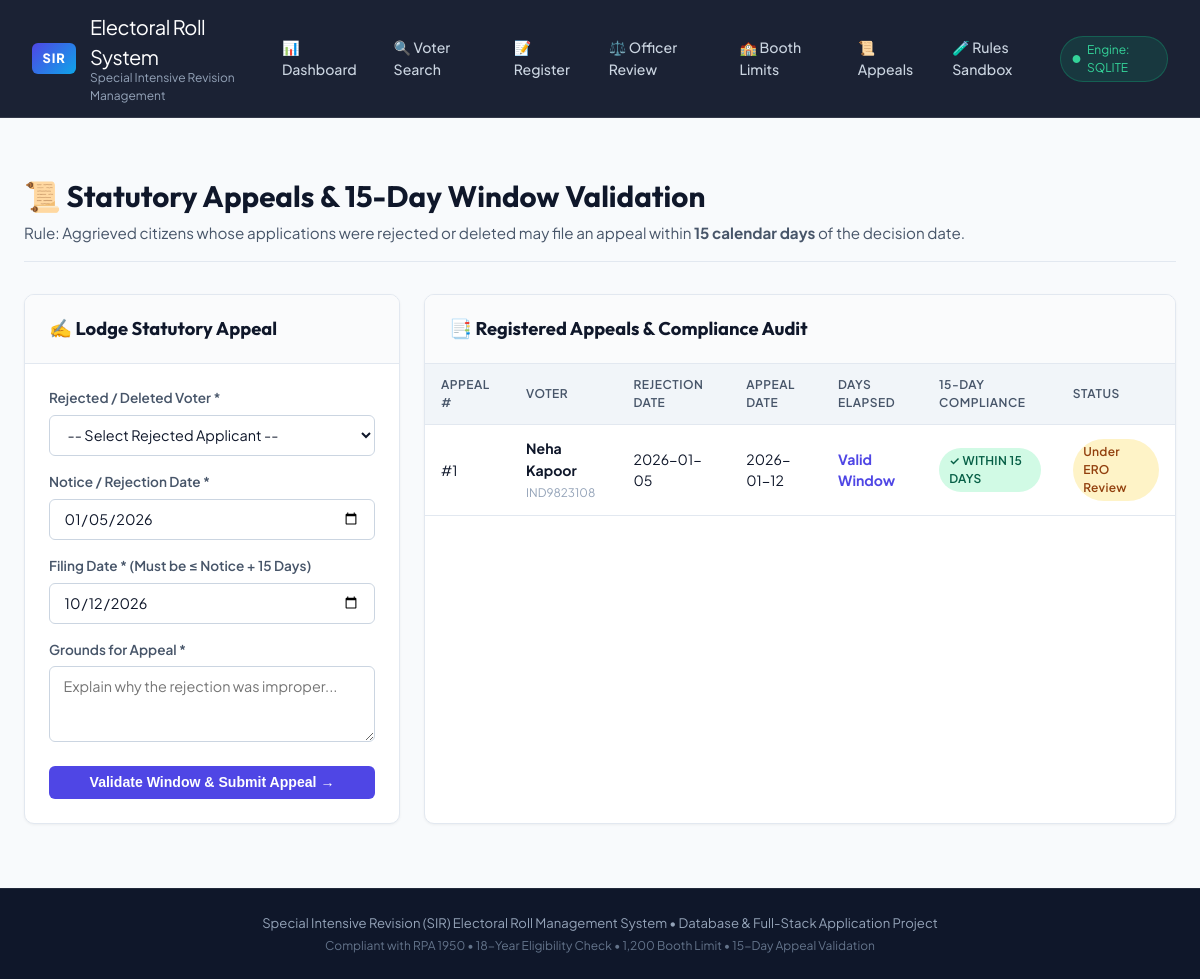
The page /appeals on the database its author committed.
### tables this page shows
CREATE TABLE Appeal (
            appeal_id INTEGER PRIMARY KEY AUTOINCREMENT,
            voter_id INTEGER NOT NULL,
            rejection_date TEXT NOT NULL,
            appeal_date TEXT NOT NULL,
            reason TEXT NOT NULL,
            status TEXT NOT NULL DEFAULT 'Pending',
            decided_by_officer_id INTEGER,
            decision_remarks TEXT,
            decision_date TEXT,
            created_at TIMESTAMP DEFAULT CURRENT_TIMESTAMP,
            FOREIGN KEY (voter_id) REFERENCES Voter(voter_id) ON DELETE CASCADE,
            FOREIGN KEY (decided_by_officer_id) REFERENCES Officer(officer_id) ON DELETE SET NULL
        );

CREATE TABLE Voter (
            voter_id INTEGER PRIMARY KEY AUTOINCREMENT,
            epic_number TEXT NOT NULL UNIQUE,
            first_name TEXT NOT NULL,
            last_name TEXT NOT NULL,
            dob TEXT NOT NULL,
            gender TEXT NOT NULL,
            guardian_name TEXT NOT NULL,
            guardian_relation TEXT NOT NULL,
            mobile TEXT,
            household_id INTEGER NOT NULL,
            booth_id INTEGER NOT NULL,
            cycle_id INTEGER NOT NULL,
            status TEXT NOT NULL DEFAULT 'Submitted',
            created_at TIMESTAMP DEFAULT CURRENT_TIMESTAMP,
            updated_at TIMESTAMP DEFAULT CURRENT_TIMESTAMP,
            FOREIGN KEY (household_id) REFERENCES Household(household_id) ON DELETE RESTRICT,
            FOREIGN KEY (booth_id) REFERENCES PollingBooth(booth_id) ON DELETE RESTRICT,
            FOREIGN KEY (cycle_id) REFERENCES SIRCycle(cycle_id) ON DELETE RESTRICT
        );

### app.py (the view, shortened to what this page needs)
@app.route("/appeals", methods=["GET", "POST"])
def appeals():
    all_appeals = AppealModel.get_all()
    rejected_voters = db.query("SELECT voter_id, epic_number, first_name, last_name, status FROM Voter WHERE status IN ('Rejected', 'Deleted')")
    return render_template(
        "appeals.html",
        appeals=all_appeals,
        rejected_voters=rejected_voters,
        today_date=date.today().strftime("%Y-%m-%d")
    )

### app.py (called while the page is built)
@app.context_processor
def inject_global_data():
    return {
        "db_driver": db.driver,
        "current_year": datetime.now().year,
        "active_cycle": db.query("SELECT * FROM SIRCycle WHERE status = 'Active' LIMIT 1", fetchone=True)
    }

### database.py (called while the page is built)
    def query(self, sql: str, params: Union[Tuple, List] = (), fetchone: bool = False) -> Any:
        conn = self.get_connection()
        try:
            if self.driver == "mysql":
                cursor = conn.cursor(dictionary=True)
                cursor.execute(sql, params)
                res = cursor.fetchone() if fetchone else cursor.fetchall()
                cursor.close()
                return res
            else:
                sql_sqlite = sql.replace("%s", "?")
                cursor = conn.cursor()
                cursor.execute(sql_sqlite, params)
                if fetchone:
                    row = cursor.fetchone()
                    res = dict(row) if row else None
                else:
                    res = [dict(row) for row in cursor.fetchall()]
                cursor.close()
                return res
        finally:
            conn.close()

### models.py (called while the page is built)
    @staticmethod
    def get_all() -> List[Dict]:
        sql = """
            SELECT a.*, v.epic_number, v.first_name, v.last_name, v.status AS voter_current_status,
                   o.name AS deciding_officer_name
            FROM Appeal a
            JOIN Voter v ON a.voter_id = v.voter_id
            LEFT JOIN Officer o ON a.decided_by_officer_id = o.officer_id
            ORDER BY a.created_at DESC
        """
        return db.query(sql)

### templates/appeals.html (shortened to what this page needs)
{% extends "base.html" %}
{% block content %}
<div class="page-header">
    <div>
        <h1>📜 Statutory Appeals &amp; 15-Day Window Validation</h1>
        <p>Rule: Aggrieved citizens whose applications were rejected or deleted may file an appeal within <strong>15 calendar days</strong> of the decision date.</p>
    </div>
</div>
<div style="display: grid; grid-template-columns: 1fr 2fr; gap: 1.5rem; margin-bottom: 2rem;">
    <div class="card" style="margin-bottom: 0;">
        <div class="card-header">
            <h3>✍️ Lodge Statutory Appeal</h3>
        </div>
        <div class="card-body">
            <form method="POST" action="{{ url_for('appeals') }}">
                <div class="form-group" style="margin-bottom: 1rem;">
                    <label for="voter_id">Rejected / Deleted Voter *</label>
                    <select id="voter_id" name="voter_id" required>
                        <option value="">-- Select Rejected Applicant --</option>
                    </select>
                </div>
                <div class="form-group" style="margin-bottom: 1rem;">
                    <label for="rejection_date">Notice / Rejection Date *</label>
                    <input type="date" id="rejection_date" name="rejection_date" value="2026-01-05" required>
                </div>
                <div class="form-group" style="margin-bottom: 1rem;">
                    <label for="appeal_date">Filing Date * (Must be &le; Notice + 15 Days)</label>
                    <input type="date" id="appeal_date" name="appeal_date" value="{{ today_date }}" required>
                </div>
                <div class="form-group" style="margin-bottom: 1.5rem;">
                    <label for="reason">Grounds for Appeal *</label>
                    <textarea id="reason" name="reason" rows="3" required placeholder="Explain why the rejection was improper..."></textarea>
                </div>
                <button type="submit" class="btn btn-primary" style="width: 100%;">
                    Validate Window &amp; Submit Appeal &rarr;
                </button>
            </form>
        </div>
    </div>
    <div class="card" style="margin-bottom: 0;">
        <div class="card-header">
            <h3>📑 Registered Appeals &amp; Compliance Audit</h3>
        </div>
        <div class="table-responsive">
            <table>
                <thead>
                    <tr>
                        <th>Appeal #</th>
                        <th>Voter</th>
                        <th>Rejection Date</th>
                        <th>Appeal Date</th>
                        <th>Days Elapsed</th>
                        <th>15-Day Compliance</th>
                        <th>Status</th>
                    </tr>
                </thead>
                <tbody>
                    {% if appeals %}
                        {% for a in appeals %}
                        <tr>
                            <td>#{{ a.appeal_id }}</td>
                            <td><strong>{{ a.first_name }} {{ a.last_name }}</strong><br><small style="color: var(--text-muted);">{{ a.epic_number }}</small></td>
                            <td>{{ a.rejection_date }}</td>
                            <td>{{ a.appeal_date }}</td>
                            <td>
                                <strong style="color: var(--primary);">Valid Window</strong>
                            </td>
                            <td>
                                <span class="badge badge-approved">✓ WITHIN 15 DAYS</span>
                            </td>
                            <td>
                                {% if a.status == 'Approved' %}
                                    <span class="badge badge-approved">Approved</span>
                                {% elif a.status == 'Dismissed' %}
                                    <span class="badge badge-rejected">Dismissed</span>
                                {% else %}
                                    <span class="badge badge-pending">Under ERO Review</span>
                                {% endif %}
                            </td>
                        </tr>
                        {% endfor %}
                    {% else %}
                        <tr>
                            <td colspan="7" style="text-align: center; padding: 2rem; color: var(--text-muted);">
                                No appeals currently lodged.
                            </td>
                        </tr>
                    {% endif %}
                </tbody>
            </table>
        </div>
    </div>
</div>
{% endblock %}

### static/css/style.css (style rules this page uses)
:root { --primary: #4f46e5; --primary-hover: #4338ca; --primary-light: #e0e7ff; --secondary: #0ea5e9; --success: #10b981; --success-light: #d1fae5; --warning: #f59e0b; --warning-light: #fef3c7; --danger: #ef4444; --danger-light: #fee2e2; --purple: #8b5cf6; --bg-main: #f8fafc; --card-bg: #ffffff; --card-border: #e2e8f0; --text-primary: #0f172a; --text-secondary: #475569; --text-muted: #94a3b8; --header-bg: rgba(15, 23, 42, 0.95); --header-text: #ffffff; --radius-sm: 6px; --radius-md: 10px; --radius-lg: 16px; --shadow-sm: 0 1px 3px rgba(0, 0, 0, 0.05); --shadow-md: 0 4px 6px -1px rgba(0, 0, 0, 0.07), 0 2px 4px -2px rgba(0, 0, 0, 0.05); --shadow-lg: 0 10px 15px -3px rgba(0, 0, 0, 0.08), 0 4px 6px -4px rgba(0, 0, 0, 0.03); --transition: all 0.2s cubic-bezier(0.4, 0, 0.2, 1); }
* { margin: 0; padding: 0; box-sizing: border-box; }
body { font-family: 'Plus Jakarta Sans', -apple-system, BlinkMacSystemFont, sans-serif; background-color: var(--bg-main); color: var(--text-primary); line-height: 1.5; min-height: 100vh; display: flex; flex-direction: column; }
h1, h2, h3, h4, .brand-text { font-family: 'Outfit', sans-serif; font-weight: 700; }
.page-header { display: flex; justify-content: space-between; align-items: flex-end; margin-bottom: 2rem; padding-bottom: 1rem; border-bottom: 1px solid var(--card-border); }
.page-header h1 { font-size: 1.85rem; color: var(--text-primary); display: flex; align-items: center; gap: 0.5rem; }
.page-header p { color: var(--text-secondary); font-size: 0.95rem; margin-top: 0.25rem; }
.card { background: var(--card-bg); border: 1px solid var(--card-border); border-radius: var(--radius-md); box-shadow: var(--shadow-sm); margin-bottom: 2rem; overflow: hidden; }
.card-header { padding: 1.25rem 1.5rem; border-bottom: 1px solid var(--card-border); display: flex; justify-content: space-between; align-items: center; background: #fafbfc; }
.card-header h2, .card-header h3 { font-size: 1.15rem; font-weight: 700; display: flex; align-items: center; gap: 0.5rem; }
.card-body { padding: 1.5rem; }
.table-responsive { overflow-x: auto; }
table { width: 100%; border-collapse: collapse; text-align: left; font-size: 0.88rem; }
th { background: #f1f5f9; color: #475569; font-weight: 600; padding: 0.75rem 1rem; border-bottom: 1px solid var(--card-border); text-transform: uppercase; font-size: 0.75rem; letter-spacing: 0.5px; }
td { padding: 0.85rem 1rem; border-bottom: 1px solid var(--card-border); color: var(--text-primary); vertical-align: middle; }
.badge { display: inline-flex; align-items: center; padding: 0.25rem 0.65rem; border-radius: 9999px; font-size: 0.75rem; font-weight: 600; letter-spacing: 0.3px; }
.badge-approved { background: var(--success-light); color: #065f46; }
.badge-pending { background: var(--warning-light); color: #92400e; }
.btn { display: inline-flex; align-items: center; justify-content: center; gap: 0.4rem; padding: 0.55rem 1.1rem; border-radius: var(--radius-sm); font-size: 0.88rem; font-weight: 600; text-decoration: none; cursor: pointer; border: none; transition: var(--transition); }
.btn-primary { background: var(--primary); color: white; }
.form-group { display: flex; flex-direction: column; gap: 0.4rem; }
label { font-size: 0.85rem; font-weight: 600; color: var(--text-secondary); }
input[type="text"], input[type="date"], input[type="tel"], input[type="email"], select, textarea { padding: 0.6rem 0.85rem; border: 1px solid #cbd5e1; border-radius: var(--radius-sm); font-family: inherit; font-size: 0.9rem; background: white; color: var(--text-primary); transition: var(--transition); }

### rows shown on the page
Appeal: appeal_id "1", first_name "Neha", last_name "Kapoor", epic_number "IND9823108", rejection_date "2026-01-05", appeal_date "2026-01-12", status "Under ERO Review"

### other values the page prints
{{ db_driver | upper }} "SQLITE"
